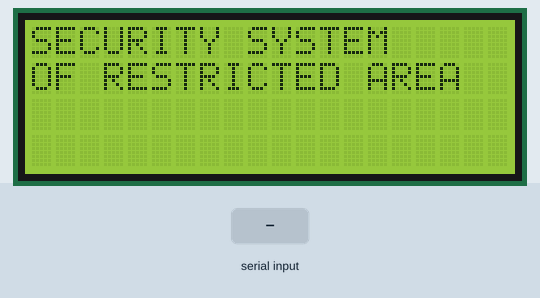
Simulated run of this sketch. Board: Arduino Uno, built with avr-gcc and run on an emulated ATmega328P. Parts: 20×4 character LCD. Inputs (shaded band) come from the test bench. What the sketch prints to the serial monitor is not drawn.

Above: at 1.2 s.
1.3 s: "1\n" received over Serial
At 1.9 s:
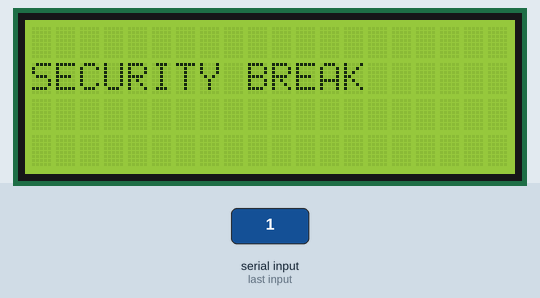
2.8 s: byte 20 (20) received over Serial
At 4.0 s:
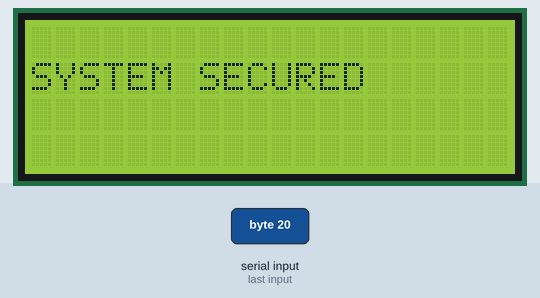
4.3 s: "0\n" received over Serial
At 5.4 s:
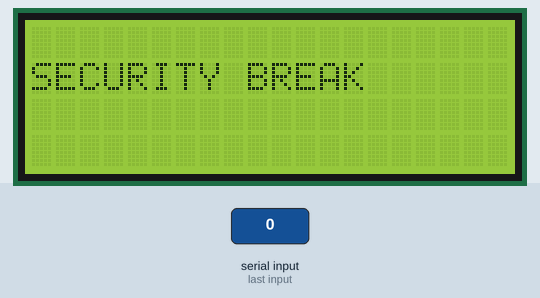
Timing chart, 0 to 7.3 s (numbered marks = the images above; inputs shaded):
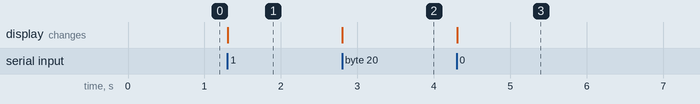

Measured:
- after the input at 1.3 s, the display: changes at once (image 1)
- after the input at 2.8 s, the display: changes at once (image 2)
- after the input at 4.3 s, the display: changes at once (image 3)

The sketch:

2.4RFmodem_receiver.ino
```cpp
#include <LiquidCrystal.h>
LiquidCrystal lcd(14,13,12,11,6,4);
void setup()
{
lcd.begin(20,4);
Serial.begin(9600);
lcd.setCursor(0,0);
lcd.print("SECURITY SYSTEM");
lcd.setCursor(0,1);
lcd.print("OF RESTRICTED AREA");
}
// the loop routine runs over and over again forever:
void loop()
{
int PIR_sensor_SERIAL_BYTE = Serial.read();;
if(PIR_sensor_SERIAL_BYTE == 10)
{
     lcd.clear();
     Serial.print("PIRSENSOR:");
 Serial.println(PIR_sensor_SERIAL_BYTE);
 lcd.setCursor(0,1);
 lcd.print("SECURITY BREAK");
 delay(50);
}
else if(PIR_sensor_SERIAL_BYTE == 20)
{
     lcd.clear();
 Serial.print("PIRSENSOR:");
 Serial.println(PIR_sensor_SERIAL_BYTE);
 lcd.setCursor(0,1);
 lcd.print("SYSTEM SECURED");
 delay(50);
}
}
```
